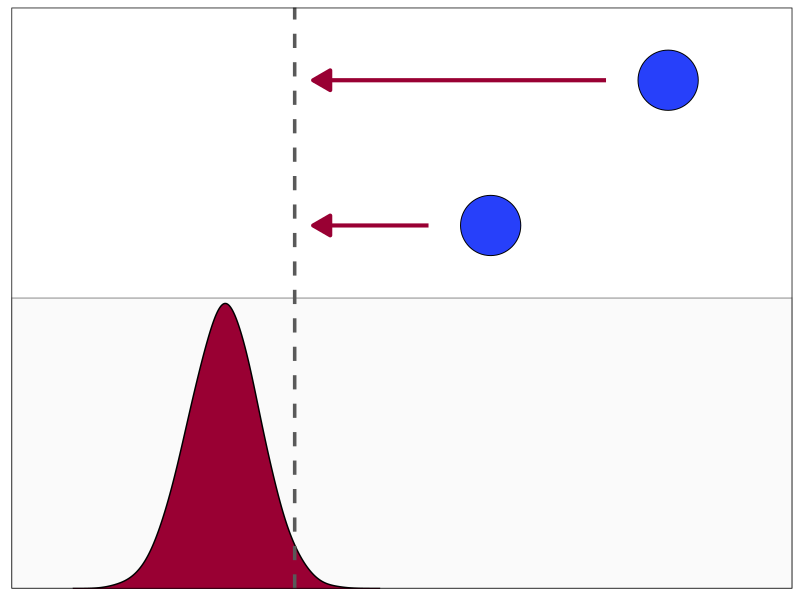
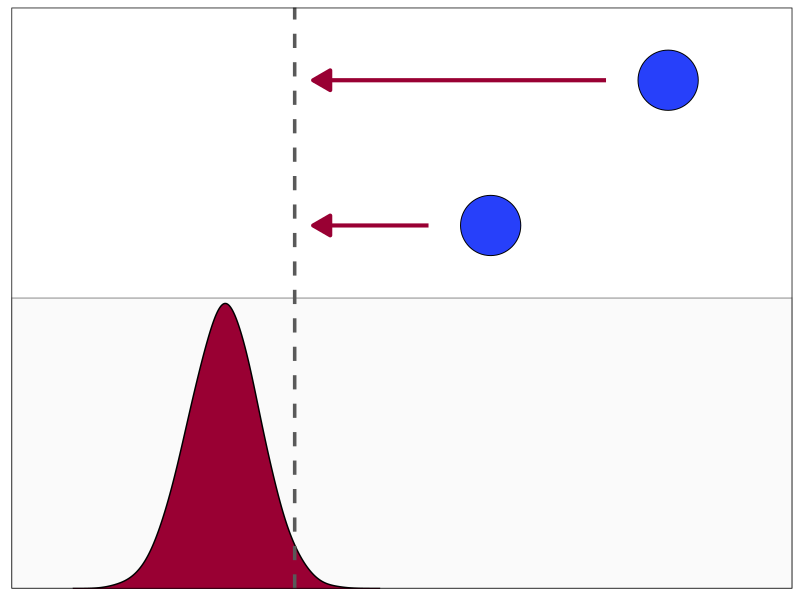

Write the R code that produced these figures, in order.
library(dplyr)
library(ggplot2)


draws <- rnorm(n = 10000, .1, sd = .02)

rc <- (sd(draws) * 2) + mean(draws)

plt <- ggplot() +
  geom_rect(aes(xmin = -Inf, xmax = Inf, ymin = -Inf, ymax = 20), colour = 'grey70', fill = 'grey98') +
  geom_density(aes(draws), adjust = 2, fill = '#990033', trim = TRUE) +
  geom_point(aes(y = 25, x = .25), shape = 21, fill = '#2740fa', size = 20) +
  geom_point(aes(y = 35, x = .35), shape = 21, fill = '#2740fa', size = 20) +
  geom_segment(aes(y = 25, yend = 25, x = .215, xend = .15),
               arrow = arrow(length = unit(0.5, "cm"), type="closed"),
               size = 1.4,
               colour = '#990033') +
  geom_segment(aes(y = 35, yend = 35, x = .315, xend = .15),
               arrow = arrow(length = unit(0.5, "cm"), type="closed"),
               size = 1.4,
               colour = '#990033') +
  geom_vline(xintercept = rc, size = 1.2, colour = 'grey35', linetype = 2) +
  theme_bw() +
  scale_x_continuous(limits = c(0.0, 0.4)) +
  scale_y_continuous(limits = c(0, 40), expand = c(0,0)) +
  xlab('Proportion of Forested Landbase') +
  theme(axis.title = element_blank(),
        axis.text = element_blank(),
        axis.ticks = element_blank(),
        panel.border = element_rect(colour = "black"),
        panel.grid.major = element_blank(),
        panel.grid.minor = element_blank())
plt
ggsave(plt, filename = here::here('figs/conceptual figure/departure.pdf'), height = 5, width = 5)

